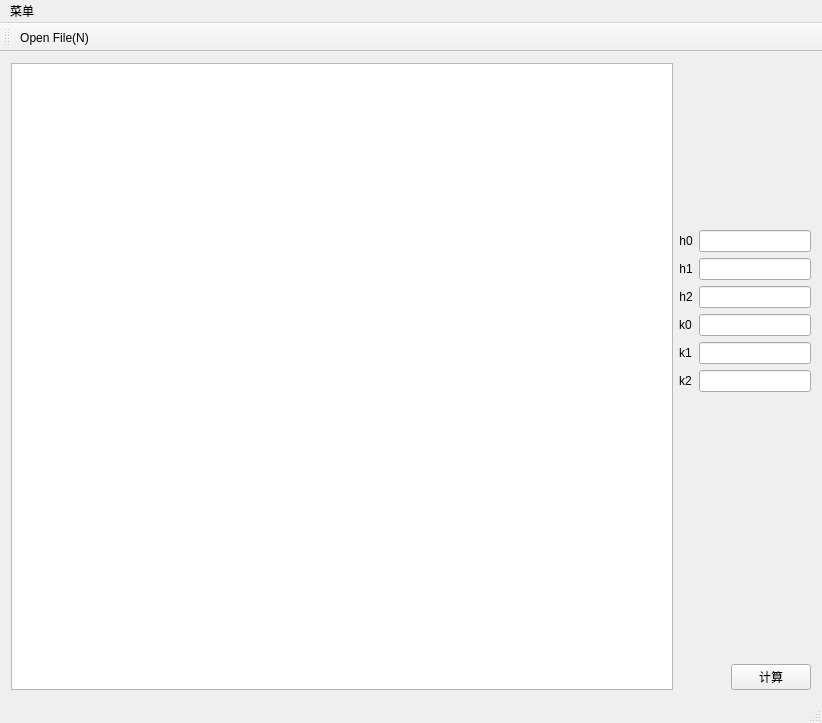
<?xml version="1.0" encoding="UTF-8"?>
<ui version="4.0">
 <class>QtGuiApplication1Class</class>
 <widget class="QMainWindow" name="QtGuiApplication1Class">
  <property name="geometry">
   <rect>
    <x>0</x>
    <y>0</y>
    <width>822</width>
    <height>723</height>
   </rect>
  </property>
  <property name="windowTitle">
   <string>QtGuiApplication1</string>
  </property>
  <widget class="QWidget" name="centralWidget">
   <layout class="QHBoxLayout" name="horizontalLayout_2" stretch="5,1">
    <item>
     <widget class="QTableView" name="tableView"/>
    </item>
    <item>
     <layout class="QVBoxLayout" name="verticalLayout" stretch="5,1,1">
      <item>
       <layout class="QFormLayout" name="formLayout">
        <property name="labelAlignment">
         <set>Qt::AlignLeading|Qt::AlignLeft|Qt::AlignVCenter</set>
        </property>
        <property name="formAlignment">
         <set>Qt::AlignLeading|Qt::AlignLeft|Qt::AlignVCenter</set>
        </property>
        <item row="0" column="0">
         <widget class="QLabel" name="h0Label">
          <property name="sizePolicy">
           <sizepolicy hsizetype="Preferred" vsizetype="Preferred">
            <horstretch>0</horstretch>
            <verstretch>0</verstretch>
           </sizepolicy>
          </property>
          <property name="text">
           <string>h0</string>
          </property>
          <property name="alignment">
           <set>Qt::AlignCenter</set>
          </property>
         </widget>
        </item>
        <item row="0" column="1">
         <widget class="QLineEdit" name="h0LineEdit">
          <property name="sizePolicy">
           <sizepolicy hsizetype="Expanding" vsizetype="Fixed">
            <horstretch>0</horstretch>
            <verstretch>0</verstretch>
           </sizepolicy>
          </property>
         </widget>
        </item>
        <item row="1" column="0">
         <widget class="QLabel" name="h1Label">
          <property name="text">
           <string>h1</string>
          </property>
          <property name="alignment">
           <set>Qt::AlignCenter</set>
          </property>
         </widget>
        </item>
        <item row="1" column="1">
         <widget class="QLineEdit" name="h1LineEdit"/>
        </item>
        <item row="2" column="0">
         <widget class="QLabel" name="h1Label_2">
          <property name="layoutDirection">
           <enum>Qt::LeftToRight</enum>
          </property>
          <property name="text">
           <string>h2</string>
          </property>
          <property name="alignment">
           <set>Qt::AlignCenter</set>
          </property>
         </widget>
        </item>
        <item row="2" column="1">
         <widget class="QLineEdit" name="h2LineEdit"/>
        </item>
        <item row="3" column="0">
         <widget class="QLabel" name="k0Label">
          <property name="text">
           <string>k0</string>
          </property>
          <property name="alignment">
           <set>Qt::AlignCenter</set>
          </property>
         </widget>
        </item>
        <item row="3" column="1">
         <widget class="QLineEdit" name="k0LineEdit"/>
        </item>
        <item row="4" column="0">
         <widget class="QLabel" name="k1Label">
          <property name="text">
           <string>k1</string>
          </property>
          <property name="alignment">
           <set>Qt::AlignCenter</set>
          </property>
         </widget>
        </item>
        <item row="4" column="1">
         <widget class="QLineEdit" name="k1LineEdit"/>
        </item>
        <item row="5" column="0">
         <widget class="QLabel" name="k2Label">
          <property name="text">
           <string>k2</string>
          </property>
          <property name="alignment">
           <set>Qt::AlignCenter</set>
          </property>
         </widget>
        </item>
        <item row="5" column="1">
         <widget class="QLineEdit" name="k2LineEdit"/>
        </item>
       </layout>
      </item>
      <item>
       <spacer name="verticalSpacer">
        <property name="orientation">
         <enum>Qt::Vertical</enum>
        </property>
        <property name="sizeHint" stdset="0">
         <size>
          <width>20</width>
          <height>40</height>
         </size>
        </property>
       </spacer>
      </item>
      <item>
       <layout class="QHBoxLayout" name="horizontalLayout">
        <item>
         <spacer name="horizontalSpacer">
          <property name="orientation">
           <enum>Qt::Horizontal</enum>
          </property>
          <property name="sizeHint" stdset="0">
           <size>
            <width>40</width>
            <height>20</height>
           </size>
          </property>
         </spacer>
        </item>
        <item>
         <widget class="QPushButton" name="pushButton">
          <property name="text">
           <string>计算</string>
          </property>
         </widget>
        </item>
       </layout>
      </item>
     </layout>
    </item>
   </layout>
  </widget>
  <widget class="QMenuBar" name="menuBar">
   <property name="geometry">
    <rect>
     <x>0</x>
     <y>0</y>
     <width>822</width>
     <height>22</height>
    </rect>
   </property>
   <widget class="QMenu" name="menu">
    <property name="title">
     <string>菜单</string>
    </property>
    <addaction name="actionOpen_File"/>
   </widget>
   <addaction name="menu"/>
  </widget>
  <widget class="QToolBar" name="mainToolBar">
   <attribute name="toolBarArea">
    <enum>TopToolBarArea</enum>
   </attribute>
   <attribute name="toolBarBreak">
    <bool>false</bool>
   </attribute>
   <addaction name="actionOpen_File"/>
  </widget>
  <widget class="QStatusBar" name="statusBar"/>
  <action name="actionOpen_File">
   <property name="icon">
    <iconset>
     <normaloff>images/打开文件.png</normaloff>images/打开文件.png</iconset>
   </property>
   <property name="text">
    <string>Open File(&amp;N)</string>
   </property>
   <property name="toolTip">
    <string>打开文件</string>
   </property>
   <property name="shortcut">
    <string>Ctrl+N</string>
   </property>
  </action>
 </widget>
 <layoutdefault spacing="6" margin="11"/>
 <resources>
  <include location="QtGuiApplication1.qrc"/>
 </resources>
 <connections/>
</ui>
